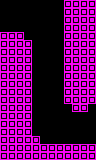

This is a level from a 2D game, rendered from its Tiled map with the project's own tilesets. A one-line summary and the map file follow, with tile-layer data summarised:
An orthogonal 12x20 tile map with 8x8 px tiles, 1 tile layer (main) and 2 objects (2x movingBlock).

<map version="1.0" orientation="orthogonal" renderorder="right-down" width="12" height="20" tilewidth="8" tileheight="8" nextobjectid="47">
 <properties>
  <property name="L" type="int" value="1" />
  <property name="R" type="int" value="3" />
  <property name="type" value="tunnel" />
 </properties>
 <tileset firstgid="1" name="tiles" tilewidth="8" tileheight="8" tilecount="24" columns="6">
  <image source="../../../images/tiles.png" width="48" height="32" />
  <tile id="1">
   <properties>
    <property name="type" value="open" />
   </properties>
  </tile>
 </tileset>
 <layer name="main" width="12" height="20">
  <data>[240 cells, 134 non-empty, 1 distinct tile ids]</data>
 </layer>
 <objectgroup name="objects" />
 <objectgroup name="hazards">
  <object id="45" type="movingBlock" gid="1073741828" x="40" y="56" width="8" height="8" />
  <object id="46" type="movingBlock" gid="1073741828" x="48" y="104" width="8" height="8" />
 </objectgroup>
</map>
